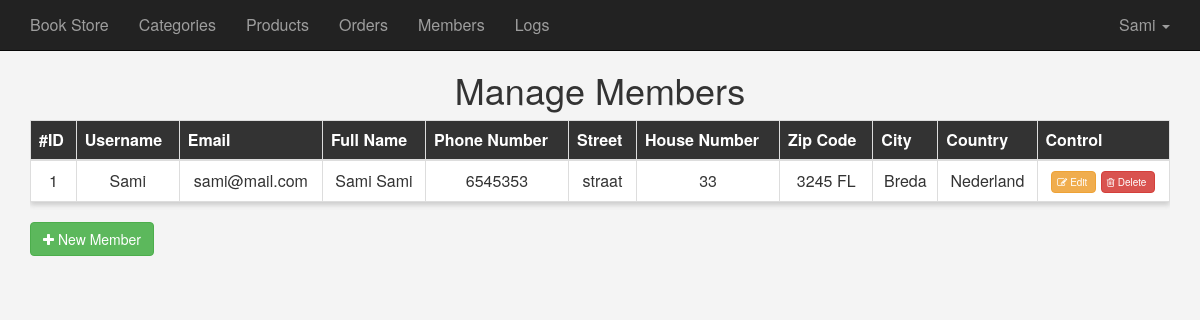
The app's page /admin/members.php (signed in) with its own data.
### tables this page shows
CREATE TABLE `klant` (
  `klant_id` int(11) NOT NULL,
  `username` varchar(45) DEFAULT NULL,
  `password` varchar(45) DEFAULT NULL,
  `email` varchar(45) DEFAULT NULL,
  `full_name` varchar(45) DEFAULT NULL,
  `phone_number` int(11) DEFAULT NULL,
  `street` varchar(45) DEFAULT NULL,
  `house_number` varchar(45) DEFAULT NULL,
  `zip_code` varchar(45) DEFAULT NULL,
  `city` varchar(45) DEFAULT NULL,
  `country` varchar(45) DEFAULT NULL,
  `group_id` varchar(45) DEFAULT '0'
);

### admin/members.php (the view, shortened to what this page needs)
<?php
if(isset($_SESSION['username'])) {
		include 'init.php';
		$do = isset($_GET['do']) ? $_GET['do'] : 'Manage';
		if($do == 'Manage') {
			$sql = "SELECT * FROM klant";
			$stmt = $db->prepare($sql);
			$stmt->execute();
			$rows = $stmt->fetchAll(PDO::FETCH_ASSOC);
		?>
			<h1 class="text-center">Manage Members</h1>
			<div class="container">
				<div class="table-responsive">
					<table class="main-table table table-hover table-bordered text-center">
						<thead>
							<tr>
								<th>#ID</th>
								<th>Username</th>
								<th>Email</th>
								<th>Full Name</th>
								<th>Phone Number</th>
								<th>Street</th>
								<th>House Number</th>
								<th>Zip Code</th>
								<th>City</th>
								<th>Country</th>
								<th>Control</th>
							</tr>
						</thead>
						<tbody>
						<?php
							foreach($rows as $row) {
								echo "<tr>";
									echo "<td>" . $row['klant_id']   .  "</td>";
									echo "<td>" . $row['username']  .  "</td>";
									echo "<td>" . $row['email']     .  "</td>";
									echo "<td>" . $row['full_name'] .  "</td>";
									echo "<td>" . $row['phone_number'] 		.  "</td>";
									echo "<td>" . $row['street'] 		.  "</td>";
									echo "<td>" . $row['house_number'] 		.  "</td>";
									echo "<td>" . $row['zip_code'] 		.  "</td>";
									echo "<td>" . $row['city'] 		.  "</td>";
									echo "<td>" . $row['country'] 		.  "</td>";
									echo "<td>" .
										   '<a href="?do=Edit&userid='. $row['klant_id'] . '" class="btn btn-warning"><i class="fa fa-edit"></i>Edit</a>
											<a href="?do=Delete&userid=' . $row['klant_id'] . '" class="btn btn-danger confirm"><i class="fa fa-trash-o"></i>Delete</a>'
									   . "</td>";
								echo "</tr>";
							}
						 ?>
						</tbody>
					</table>
				</div>
				<a href="members.php?do=Add" class="btn btn-success"><i class="fa fa-plus"></i> New Member</a>
			</div>
  <?php
		 }
		include $tpl . 'footer.inc.php';
} else {
	header('Location: index.php');
	exit();
}

### admin/layout/css/admin.css (style rules this page uses)
body { background-color: #f4f4f4; font-size: 16px; padding-top: 50px; }
.main-table { box-shadow: 0 3px 5px #ccc; }
.main-table thead { background-color: #333; color: #fff; }
.main-table td { vertical-align: middle !important; background-color: #fff; }
.main-table .btn { padding: 3px 8px; font-size: 10px; }
.main-table .btn i { position: relative; top:0px; right: 3px; }

### records on screen
klant: klant_id "1", username "Sami", email "sami@mail.com", full_name "Sami Sami", phone_number "6545353", street "straat", house_number "33", zip_code "3245 FL", city "Breda", country "Nederland"

### other values on screen
lang('HOME_ADMIN') "Book Store"
lang('CATEGORIES') "Categories"
lang('ITEMS') "Products"
lang('ORDERS') "Orders"
lang('MEMBERS') "Members"
lang('LOGS') "Logs"
